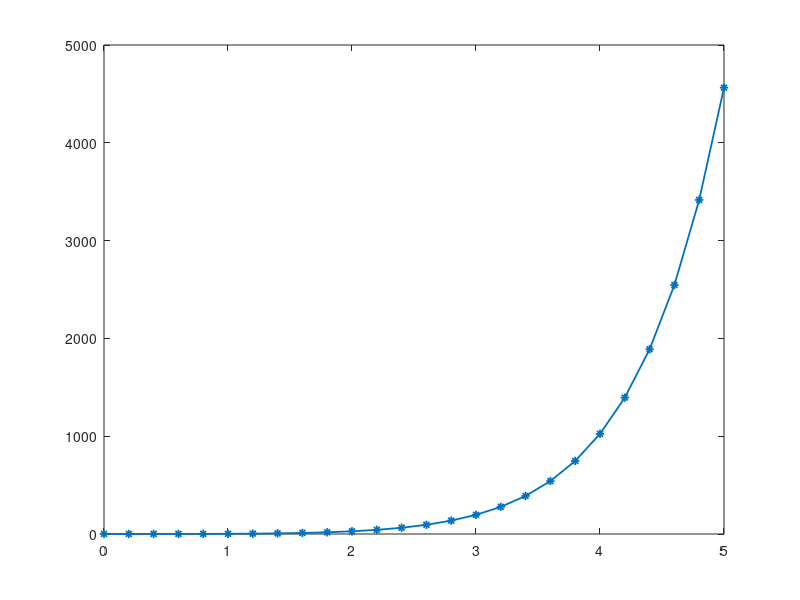

Reproduce this figure in MATLAB. (Note: this script raises an error after producing the figure.)
%% *Runge-Kutta 4th Order*
%% $$\begin{array}{l}y_{n+1} =y_n +\frac{1}{6}\left(k_1 +2k_2 +2k_3 +k_4 \right)\\k_1 =h\cdot f\left(x_n ,y_n \right)\\k_2 =h\cdot f\left(x_n +\frac{h}{2},y_{n\;} +\frac{k_1 }{2}\right)\\k_3 =h\cdot f\left(x_n +\frac{h}{2\;},y_{n\;} +\frac{k_2 }{2}\right)\\k_4 =h\cdot f\left(x_n +h,y_n +k_3 \right)\end{array}$$
% 

clear all;
format long;

% params
f = @(x, y) 3*(x^2)*exp(x)-y;
y(1) = 1;
xn = 5;
x0 = 0;
h = 0.2;

% function
x = x0:h:xn;

for n = 1:length(x)-1
    k1 = h * f(x(n), y(n));
    k2 = h * f(x(n)+h/2, y(n)+k1/2);
    k3 = h * f(x(n)+h/2, y(n)+k2/2);
    k4 = h * f(x(n)+h, y(n)+k3);
    y(n+1) = y(n) + (1/6)*(k1 + 2*k2 + 2*k3 +k4);
    fprintf('Approximate value of y(%f) = %f\n', x(n+1), y(n+1))
end
plot(x, y, '*-', 'LineWidth', 1.3);
hold on;
soln = dsolve('Dy = 3*(x^2)*exp(x)-y', 'y(0)=1', 'x')
xt = x0:0.01:xn;
yt = subs(soln, xt);
plot(xt, yt, 'LineWidth', 1.3);
hold off;
legend('Approx Solution', 'Actual Solution')